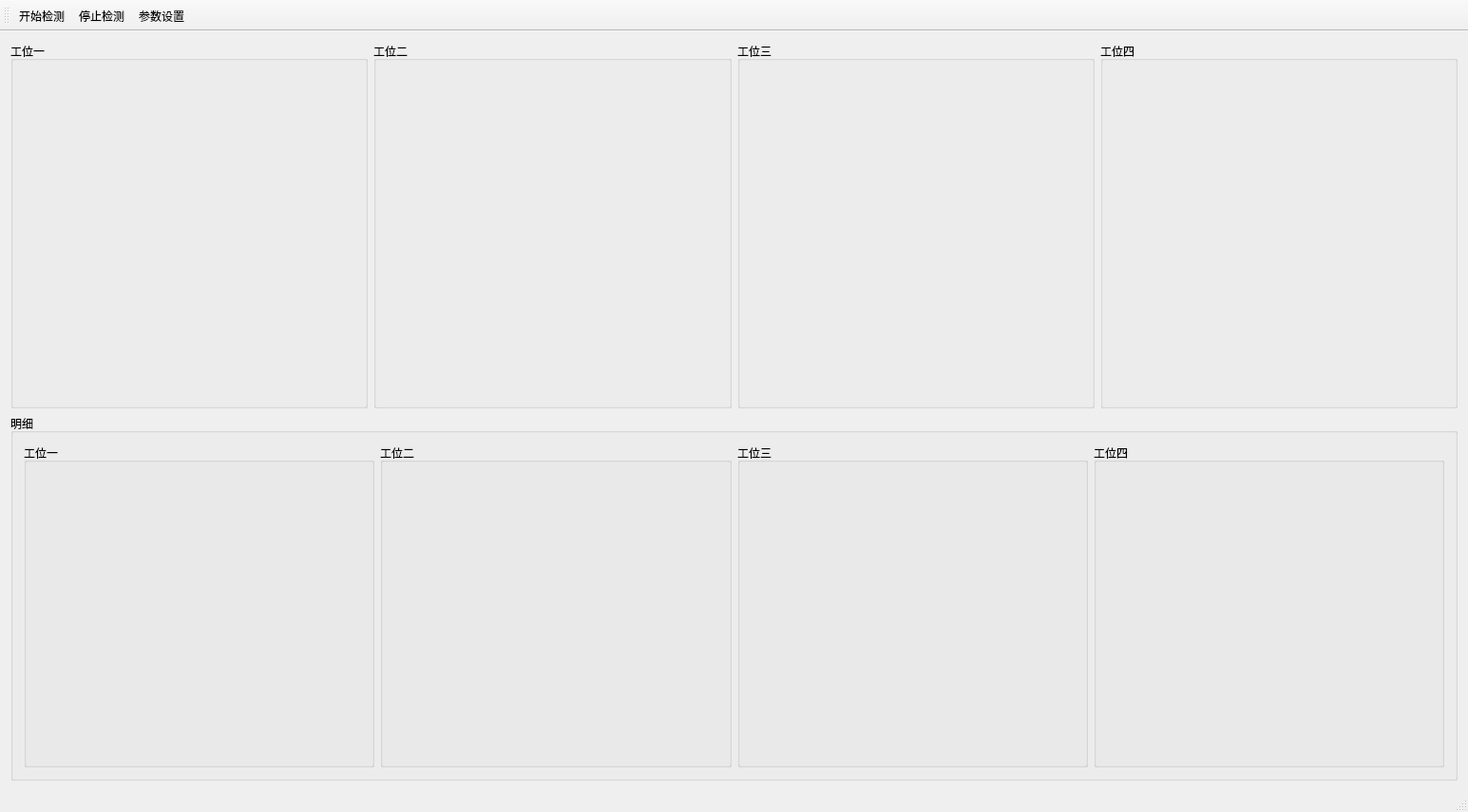
<?xml version="1.0" encoding="UTF-8"?>
<ui version="4.0">
 <class>CMainWindowClass</class>
 <widget class="QMainWindow" name="CMainWindowClass">
  <property name="geometry">
   <rect>
    <x>0</x>
    <y>0</y>
    <width>1545</width>
    <height>855</height>
   </rect>
  </property>
  <property name="windowTitle">
   <string>闻泰中框检测软件_V1.0,0</string>
  </property>
  <property name="windowIcon">
   <iconset resource="CMainWindow.qrc">
    <normaloff>:/CMainWindow/Resources/app.ico</normaloff>:/CMainWindow/Resources/app.ico</iconset>
  </property>
  <property name="styleSheet">
   <string notr="true">font: 12pt &quot;微软雅黑&quot;;</string>
  </property>
  <widget class="QWidget" name="centralWidget">
   <layout class="QGridLayout" name="gridLayout_6">
    <item row="0" column="0">
     <widget class="QGroupBox" name="groupBox_Cam1">
      <property name="title">
       <string>工位一</string>
      </property>
      <layout class="QGridLayout" name="gridLayout">
       <item row="0" column="0">
        <widget class="QLabel" name="label_Image1">
         <property name="styleSheet">
          <string notr="true">background-image: url(:/CMainWindow/Resources/background.png);</string>
         </property>
         <property name="text">
          <string/>
         </property>
        </widget>
       </item>
      </layout>
     </widget>
    </item>
    <item row="0" column="1">
     <widget class="QGroupBox" name="groupBox_Cam2">
      <property name="title">
       <string>工位二</string>
      </property>
      <layout class="QGridLayout" name="gridLayout_2">
       <item row="0" column="0">
        <widget class="QLabel" name="label_Image2">
         <property name="styleSheet">
          <string notr="true">background-image: url(:/CMainWindow/Resources/background.png);</string>
         </property>
         <property name="text">
          <string/>
         </property>
        </widget>
       </item>
      </layout>
     </widget>
    </item>
    <item row="0" column="2">
     <widget class="QGroupBox" name="groupBox_Cam3">
      <property name="title">
       <string>工位三</string>
      </property>
      <layout class="QGridLayout" name="gridLayout_3">
       <item row="0" column="0">
        <widget class="QLabel" name="label_Image3">
         <property name="styleSheet">
          <string notr="true">background-image: url(:/CMainWindow/Resources/background.png);</string>
         </property>
         <property name="text">
          <string/>
         </property>
        </widget>
       </item>
      </layout>
     </widget>
    </item>
    <item row="0" column="3">
     <widget class="QGroupBox" name="groupBox_Cam4">
      <property name="title">
       <string>工位四</string>
      </property>
      <layout class="QGridLayout" name="gridLayout_4">
       <item row="0" column="0">
        <widget class="QLabel" name="label_Image4">
         <property name="styleSheet">
          <string notr="true">background-image: url(:/CMainWindow/Resources/background.png);</string>
         </property>
         <property name="text">
          <string/>
         </property>
        </widget>
       </item>
      </layout>
     </widget>
    </item>
    <item row="1" column="0" colspan="4">
     <widget class="QGroupBox" name="groupBox_5">
      <property name="title">
       <string>明细</string>
      </property>
      <layout class="QGridLayout" name="gridLayout_5">
       <item row="0" column="0">
        <widget class="QGroupBox" name="groupBox_1">
         <property name="mouseTracking">
          <bool>true</bool>
         </property>
         <property name="title">
          <string>工位一</string>
         </property>
        </widget>
       </item>
       <item row="0" column="1">
        <widget class="QGroupBox" name="groupBox_2">
         <property name="mouseTracking">
          <bool>true</bool>
         </property>
         <property name="title">
          <string>工位二</string>
         </property>
        </widget>
       </item>
       <item row="0" column="2">
        <widget class="QGroupBox" name="groupBox_3">
         <property name="mouseTracking">
          <bool>true</bool>
         </property>
         <property name="title">
          <string>工位三</string>
         </property>
        </widget>
       </item>
       <item row="0" column="3">
        <widget class="QGroupBox" name="groupBox_4">
         <property name="mouseTracking">
          <bool>true</bool>
         </property>
         <property name="title">
          <string>工位四</string>
         </property>
        </widget>
       </item>
      </layout>
     </widget>
    </item>
   </layout>
  </widget>
  <widget class="QStatusBar" name="statusBar"/>
  <widget class="QToolBar" name="toolBar">
   <property name="windowTitle">
    <string>toolBar</string>
   </property>
   <property name="iconSize">
    <size>
     <width>50</width>
     <height>50</height>
    </size>
   </property>
   <property name="toolButtonStyle">
    <enum>Qt::ToolButtonTextUnderIcon</enum>
   </property>
   <attribute name="toolBarArea">
    <enum>TopToolBarArea</enum>
   </attribute>
   <attribute name="toolBarBreak">
    <bool>false</bool>
   </attribute>
   <addaction name="action_Start"/>
   <addaction name="action_Stop"/>
   <addaction name="action_Setting"/>
  </widget>
  <action name="action_Start">
   <property name="icon">
    <iconset resource="CMainWindow.qrc">
     <normaloff>:/CMainWindow/Resources/start.png</normaloff>:/CMainWindow/Resources/start.png</iconset>
   </property>
   <property name="text">
    <string>开始检测</string>
   </property>
  </action>
  <action name="action_Stop">
   <property name="icon">
    <iconset resource="CMainWindow.qrc">
     <normaloff>:/CMainWindow/Resources/stop.png</normaloff>:/CMainWindow/Resources/stop.png</iconset>
   </property>
   <property name="text">
    <string>停止检测</string>
   </property>
  </action>
  <action name="action_Setting">
   <property name="icon">
    <iconset resource="CMainWindow.qrc">
     <normaloff>:/CMainWindow/Resources/settings.png</normaloff>:/CMainWindow/Resources/settings.png</iconset>
   </property>
   <property name="text">
    <string>参数设置</string>
   </property>
  </action>
 </widget>
 <layoutdefault spacing="6" margin="11"/>
 <resources>
  <include location="CMainWindow.qrc"/>
 </resources>
 <connections/>
</ui>
